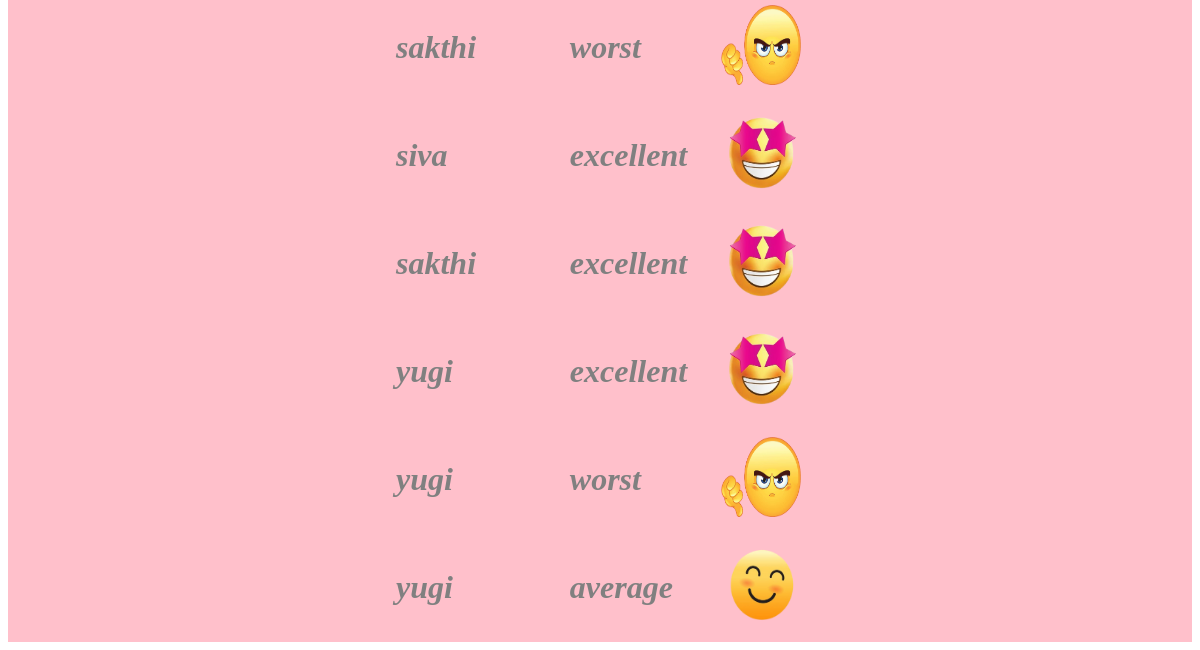
Page /feedbackdb (lower part) on the earlier database version.
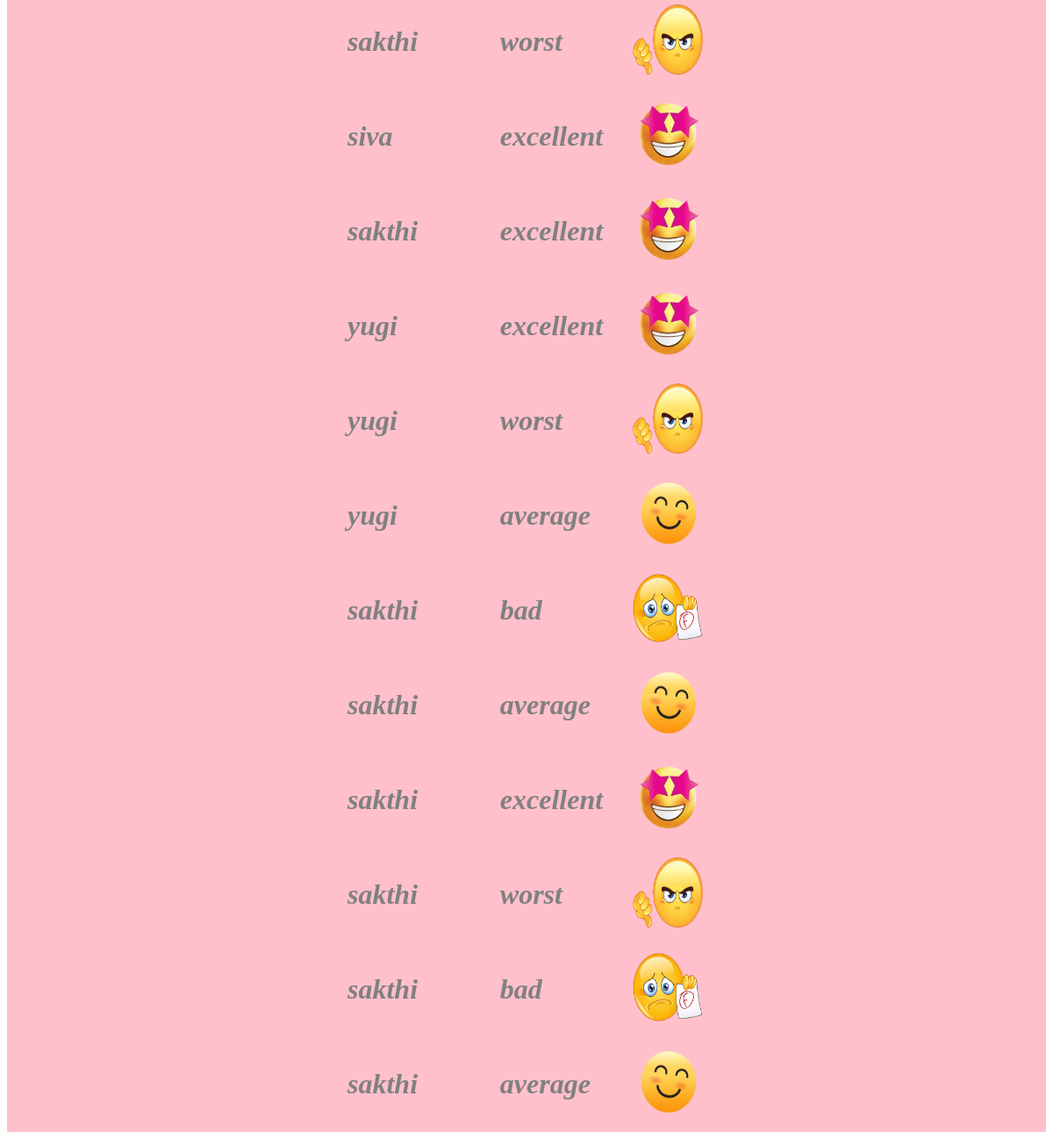
Same page on the later database version.
### tables this page shows
CREATE TABLE "feedback" (
	"username"	TEXT NOT NULL,
	"feedback"	TEXT NOT NULL,
	"emoji"	TEXT NOT NULL
);

### app.py (the view)
@app.route("/feedbackdb")
def feedbackDb():
    conn=sql.connect("flames.db")
    cur=conn.cursor()
    cur.execute("select * from feedback")
    data=cur.fetchall()
    l=[]
    for i in data:
        dic={"username":i[0],"feedback":i[1],"emoji":i[2]}
        l.append(dic)
    return render_template("feedbackdb.html",data=l)

### templates/feedbackdb.html (shortened to what this page needs)
<!DOCTYPE html>
<html>
    <head>
        <link rel="stylesheet" href="/static/feedbackdb.css">
    </head>
    <body>
        <div class="flex">
            <table>
                {%for i in data%}
                <tr>
                    <td><h1 class="text">{{i.username}}</h1></td>
                    <td><h1 class="text">{{i.feedback}}</h1></td>
                    <td><img class="img" src={{i.emoji}}></td>
                </tr>
                {%endfor%}
            </table>
        </div>
    </body>
</html>

### static/feedbackdb.css (style rules this page uses)
.flex { display: flex; flex-direction:column; justify-content:center; align-items:center; height:100%; width:100%; background-color: pink; }
.text { margin:20px; color:gray; font-style: italic; }
.img { height:80px; width:80px; margin:10px; }

Differences in the rows shown:
added feedback: username "sakthi", feedback "bad", emoji (picture)
added feedback: username "sakthi", feedback "average", emoji (picture)
added feedback: username "sakthi", feedback "excellent", emoji (picture)
added feedback: username "sakthi", feedback "worst", emoji (picture)
added feedback: username "sakthi", feedback "bad", emoji (picture)
added feedback: username "sakthi", feedback "average", emoji (picture)
